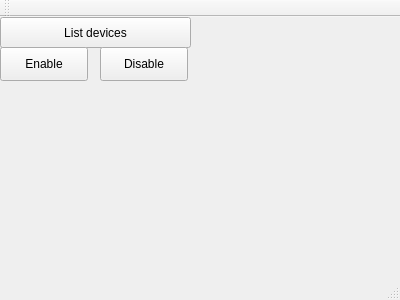
<?xml version="1.0" encoding="UTF-8"?>
<ui version="4.0">
 <class>TouchscreenDisabler</class>
 <widget class="QMainWindow" name="TouchscreenDisabler">
  <property name="geometry">
   <rect>
    <x>0</x>
    <y>0</y>
    <width>400</width>
    <height>300</height>
   </rect>
  </property>
  <property name="windowTitle">
   <string>TouchscreenDisabler</string>
  </property>
  <widget class="QWidget" name="centralWidget">
   <widget class="QPushButton" name="btnListDevices">
    <property name="geometry">
     <rect>
      <x>0</x>
      <y>0</y>
      <width>191</width>
      <height>31</height>
     </rect>
    </property>
    <property name="text">
     <string>List devices</string>
    </property>
   </widget>
   <widget class="QPushButton" name="btnEnable">
    <property name="geometry">
     <rect>
      <x>0</x>
      <y>30</y>
      <width>88</width>
      <height>34</height>
     </rect>
    </property>
    <property name="text">
     <string>Enable</string>
    </property>
   </widget>
   <widget class="QPushButton" name="btnDisable">
    <property name="geometry">
     <rect>
      <x>100</x>
      <y>30</y>
      <width>88</width>
      <height>34</height>
     </rect>
    </property>
    <property name="text">
     <string>Disable</string>
    </property>
   </widget>
  </widget>
  <widget class="QMenuBar" name="menuBar">
   <property name="geometry">
    <rect>
     <x>0</x>
     <y>0</y>
     <width>400</width>
     <height>30</height>
    </rect>
   </property>
  </widget>
  <widget class="QToolBar" name="mainToolBar">
   <attribute name="toolBarArea">
    <enum>TopToolBarArea</enum>
   </attribute>
   <attribute name="toolBarBreak">
    <bool>false</bool>
   </attribute>
  </widget>
  <widget class="QStatusBar" name="statusBar"/>
 </widget>
 <layoutdefault spacing="6" margin="11"/>
 <resources/>
 <connections/>
</ui>
